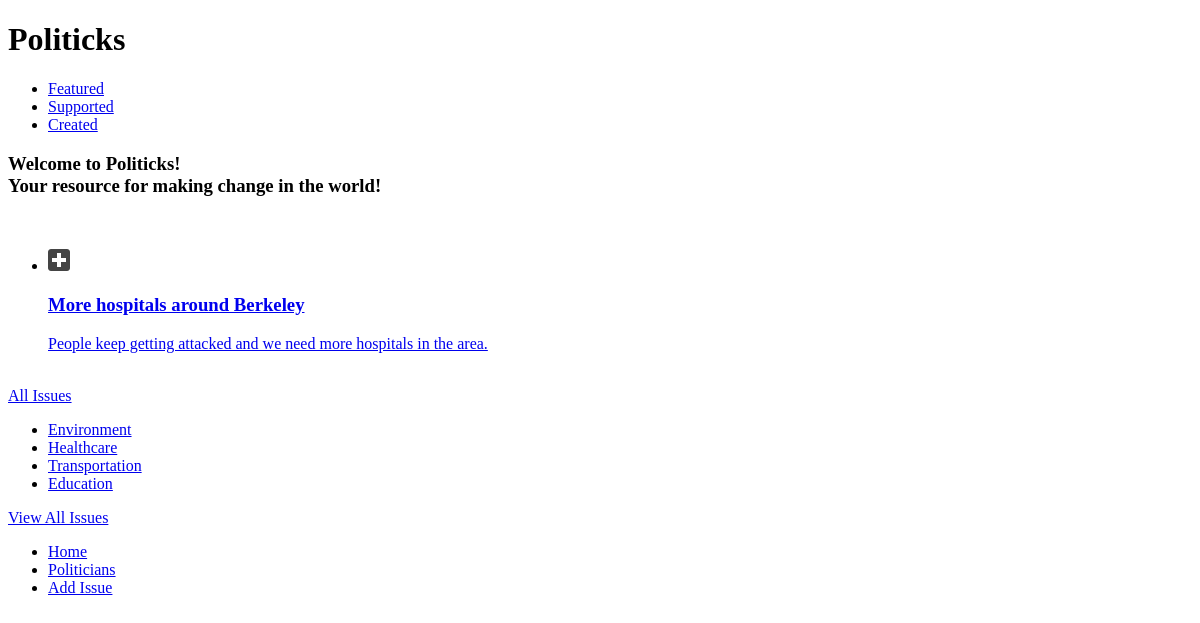
Before: /index.php?category=2 (signed in) with the older database file.
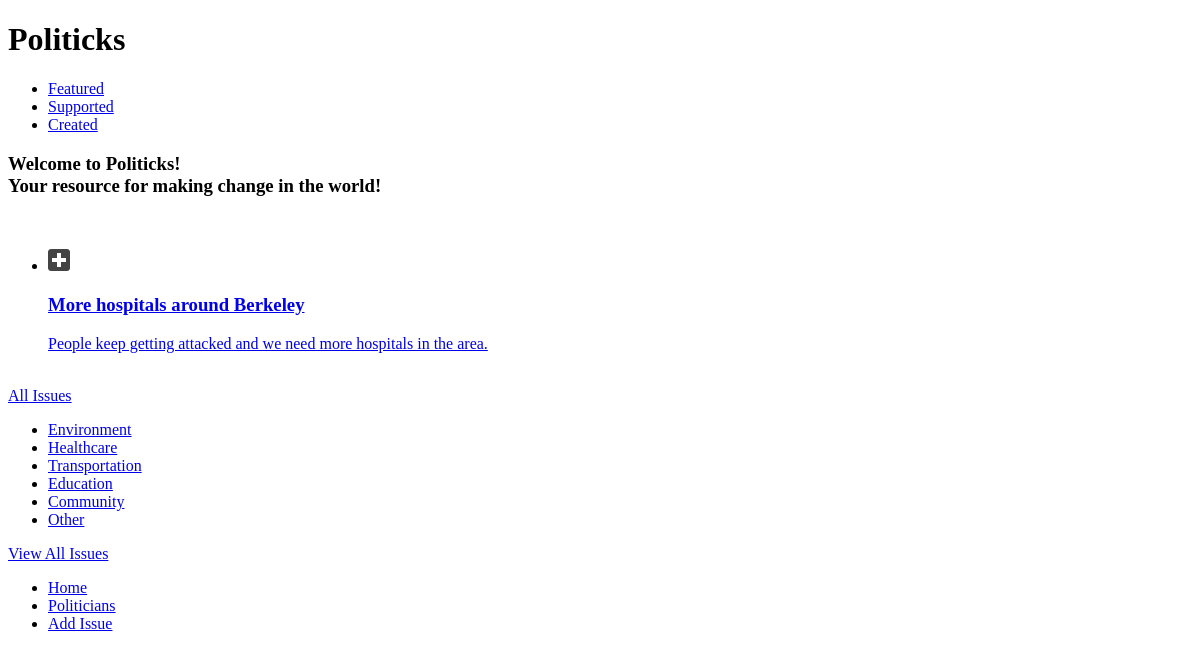
After: the same page with the newer database file.
### tables this page shows
CREATE TABLE IF NOT EXISTS `issues` (
  `id` int(11) NOT NULL AUTO_INCREMENT,
  `name` tinytext NOT NULL,
  `description` text,
  `funding` double NOT NULL DEFAULT '0',
  `likes` int(11) NOT NULL DEFAULT '0',
  `category_id` int(11) NOT NULL,
  `user_id` int(11) NOT NULL,
  `image` varchar(100) NOT NULL,
  `latitude` float NOT NULL DEFAULT '0',
  `longitude` float NOT NULL DEFAULT '0',
  PRIMARY KEY (`id`)
);

CREATE TABLE IF NOT EXISTS `categories` (
  `id` int(11) NOT NULL AUTO_INCREMENT,
  `name` tinytext NOT NULL,
  `icon` varchar(75) NOT NULL,
  PRIMARY KEY (`id`)
);

### index.php (the view, shortened to what this page needs)
<?php include_once("header.php") ?>
	<div data-role="content">
		<div data-role="navbar">
		<ul>
			<li><a href="index.php" data-theme="c" class="ui-btn-active ui-state-persist">Featured</a></li>
			<li><a href="supportedissues.php" data-theme="c">Supported</a></li>
			<li><a href="createdissues.php" data-theme="c">Created</a></li>
		</ul>
		</div>
		<h3> Welcome to Politicks! <br /> Your resource for making change in the world! </h3>
		<br />
<?php
	if(isset($_GET["category"])){
		$query = sprintf("select *, issues.id as iid, issues.name as iname from issues, categories where issues.category_id = '%s' and categories.id = '%s'", mysql_real_escape_string($_GET["category"]), mysql_real_escape_string($_GET["category"]));
		$output = "<a href=\"index.php\" data-role=\"button\" data-theme=\"b\">View All Issues</a>";
	}else{
		$query = "select *, issues.id as iid, categories.id as cid, issues.name as iname, categories.name as cname from issues,categories where issues.category_id = categories.id";
		$output = "";
	}
	$result = mysql_query($query);
	$issues = "";
	$issuesgrid = "";
	while ($row=mysql_fetch_array($result)) {
	    $id = $row["iid"];
	    $name = $row["iname"];
	    $description = $row["description"];
	    $icon = $row["icon"];
	    $issues .= "<li><a href=\"issues.php?id=".$id."\">".
				"<img src=\"".$icon."\" />".
				"<h3>".$name."</h3>".
				"<p>".$description."</p>".
				"</a>".
				"</li>";
	}
	$query = "select * from categories";
	$result = mysql_query($query);
	while ($row=mysql_fetch_array($result)){
		$issuesgrid .= "<li><a href=\"index.php?category=".$row["id"]."\" id=\"".$row["name"]."\" data-icon=\"custom\" data-theme=\"c\">".$row["name"]."</a></li>";
	}
?>
		<div class="content-primary">
		<ul data-role="listview" data-split-icon="arrow-r" data-theme="c" data-split-theme="d" data-filter="true" data-filter-placeholder="Search Issues...">
			<?= $issues; ?>
		</ul>
		<br />
		<?php if(isset($_GET["category"])){ ?>
			<a href="index.php" data-role="button" data-theme="c">All Issues</a>
		<?php } ?>
		<br />
		<div data-role="footer" class="nav-glyphish-example">
			<div data-role="navbar" class="nav-glyphish-example" data-grid="a">
			<ul>
				<?= $issuesgrid; ?>
			</ul>
			</div>
		</div>
		<?= $output; ?>
		</div>
	</div>
<?php include_once("footer.php") ?>

Changed rows visible on the page:
added categories: name "Community"
added categories: name "Other"
